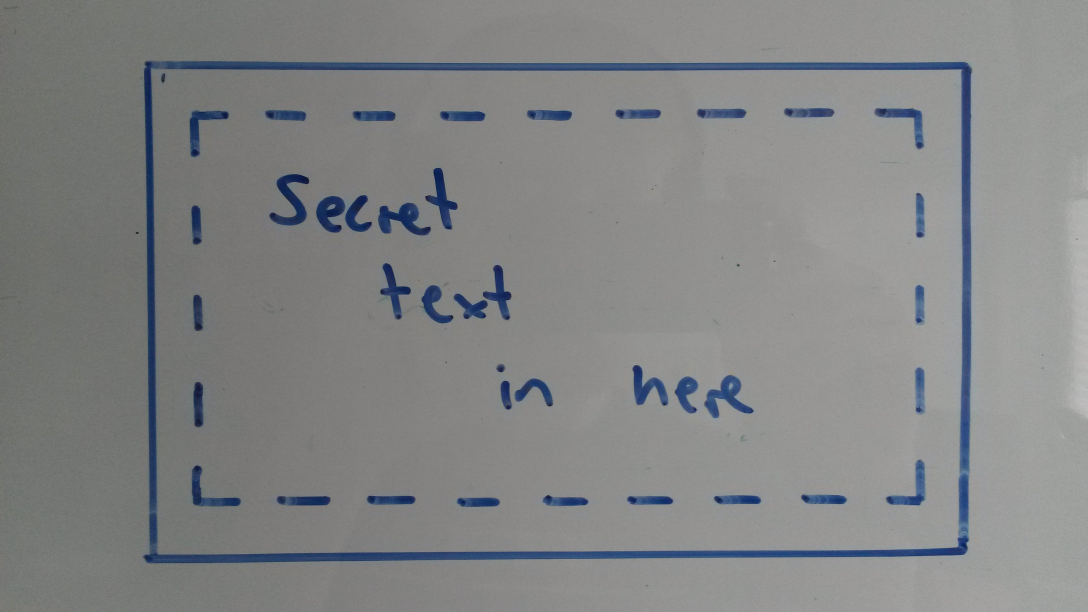
#> input picture img/samples/sample0.jpg, 3264 x 1836 px, found by its file name (shown at 1/3 size)
$ jupyter execute main_secret_whiteboard.ipynb
#> lines starting #> are read from the running program, lines starting #| are printed output that depends on the picture; after the words box and inside, x2 and y2 are one past the last pixel; in counts of white or black regions, pixels touching at a corner belong together
# Secret Whiteboard

## Team Members

Fenno Boomgaarden (Fach-Bachelor Informatik)

Hauke Redemann (Fach-Bachelor Informatik)

Keno Rott (Fach-Bachelor Informatik)

# Use cases

## Privacy in real-life video streaming

- In common screen-capturing softwares like OBS it is possible to select which windows with non-sensitive information are captured.
- Streaming in real-life **has no mechanisms** like that.
- The only option to protect the personal information of the streamer and/or others is **image processing**.
- **Hide sensitive information** while streaming on platforms like YouTube and Twitch.

For example a streamer shows his/her appartment to his/her viewers and (s)he has some sensitive information on the kitchen fridge (s)he wants to hide.

## Lecture recording software

- Some universities use **automated systems** for lecture recording.
- Lectures may contain **sensistive data** that should not be public:
  - Access credentials to private webservers
  - Copyrighted information
  - Solutions for exam exercises (so they can be used again in the future)
- Provide a way to hide sensitive information **without manually editing** the video.

# Project Milestones

## 0. Project Setup

### Install dependencies

[cell 1]
#!pip install opencv-python==4.1.1.26

### Imports

[cell 2]
import cv2 as cv
import numpy as np
from matplotlib import pyplot as plt
from skimage import io
import math

### Helper functions

[cell 3]
def create_frame(path):
    return Frame(io.imread(path))
#> in __init__, data is the input picture: shape (1836, 3264, 3); mean R, G, B 130.9, 132.5, 133
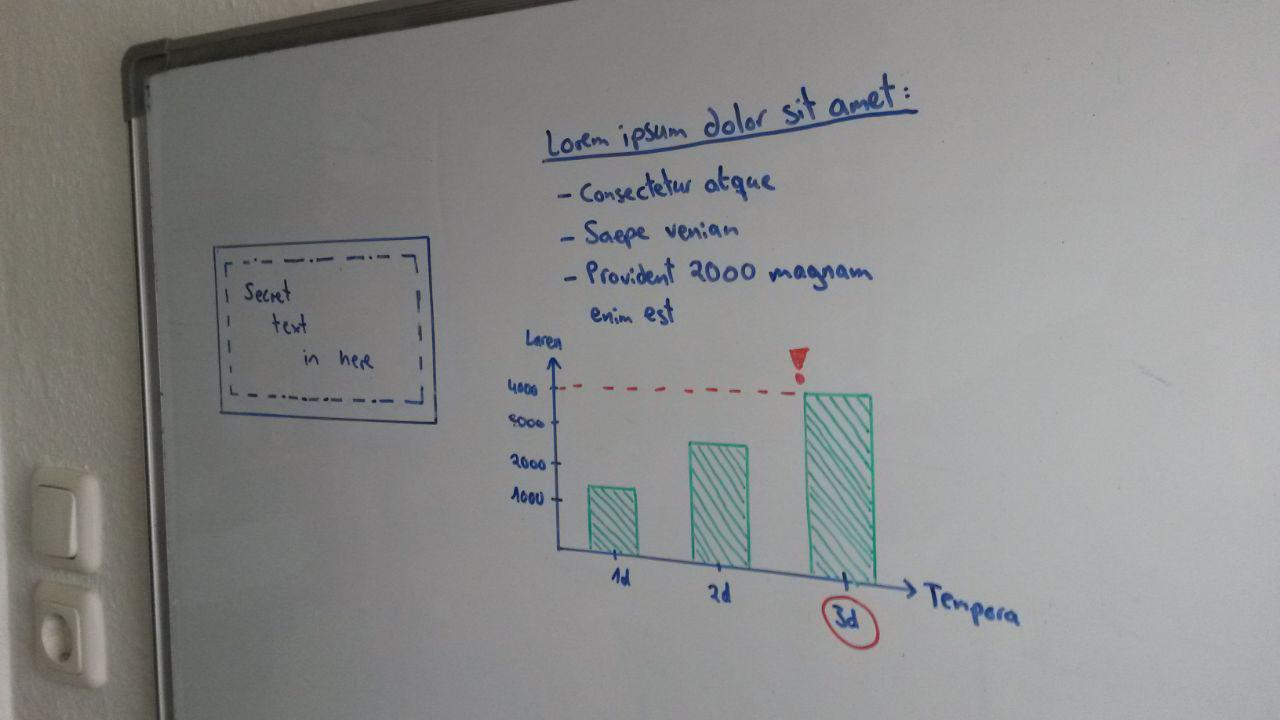
#> input picture img/samples/sample5.jpg, 1280 x 720 px, found by its file name
#> in __init__, data is the input picture: shape (720, 1280, 3); mean R, G, B 137.5, 138.2, 137.6

def plot_image_data(images, data_attribute="data"):
#> called with data_attribute = 'data'
    cols = 2
    rows = math.ceil(len(images) / cols)
    plt.figure(figsize=(20, 5 * rows))
    for i, image in enumerate(images):
        plt.subplot(rows, cols, i + 1)
        plt.imshow(getattr(image, data_attribute), cmap="gray")
    plt.tight_layout()
    plt.show()

def apply_threshold(data):
    out = cv.GaussianBlur(data, (5, 5), 0)
    out = cv.adaptiveThreshold(out, 255, cv.ADAPTIVE_THRESH_GAUSSIAN_C, cv.THRESH_BINARY_INV, 201, 8)
    return out

def find_contours_filtered(data):
    contours, hierarchy = cv.findContours(data, cv.RETR_TREE, cv.CHAIN_APPROX_SIMPLE)

    for i, element in reversed(list(enumerate(hierarchy[0]))):
        if element[2] < 0:
            del contours[i]

    return contours

def detect_rectangles(contours):
    rectangles = []
    for contour in contours:
        approx = cv.approxPolyDP(contour, cv.arcLength(contour, True) * 0.02, True)
        if len(approx) == 4 and cv.isContourConvex(approx):
            rectangles.append(approx)
    return rectangles

# based on https://www.pyimagesearch.com/2014/08/25/4-point-opencv-getperspective-transform-example/
def order_points(points):
    pts = np.float32(points)
    r = np.zeros((4, 2), dtype = "float32")

    s = pts.sum(axis = 1)
    r[0] = pts[np.argmin(s)]
    r[2] = pts[np.argmax(s)]

    diff = np.diff(pts, axis = 1)
    r[1] = pts[np.argmin(diff)]
    r[3] = pts[np.argmax(diff)]

    return r

def create_transformed_sub_image(data, rect):
    rows, cols = data.shape

    dst = []

    pts1 = order_points([rect[0][0],rect[1][0],rect[2][0],rect[3][0]])
    pts2 = np.float32([[0, 0], [cols, 0], [cols, rows], [0, rows]])
    if data[int(pts1[0][1]-2)][int(pts1[0][0]-2)] != 0:
        m = cv.getPerspectiveTransform(pts1, pts2)
        dst = cv.warpPerspective(data, m, (cols, rows))

    return dst

def extract_slices(data, margin, sub_margin):
    v_length = len(data)
    h_length = len(data[0])
    left = data[0:v_length, 0:int(v_length * margin)]
    left = np.transpose(left)
    top = data[0:int(h_length * margin), 0:h_length]
    right = data[0:v_length, h_length-int(v_length * margin):h_length]
    right = np.transpose(right)
    bottom = data[v_length-int(h_length * margin):v_length, 0:h_length]

    slices = [left, top, right, bottom]
    for i, s in enumerate(slices):
        slice_length = len(s)
        slices[i] = s[int(slice_length * sub_margin):slice_length-int(slice_length * sub_margin)][:]

    return slices

def create_line_data(data):
    line_data = np.zeros(len(data[0]))
    data = np.array(data)

    contours, hierarchy = cv.findContours(data, cv.RETR_EXTERNAL, cv.CHAIN_APPROX_SIMPLE)
    for i, cnt in enumerate(contours):
        leftmost = tuple(cnt[cnt[:, :, 0].argmin()][0])[0]
        rightmost = tuple(cnt[cnt[:, :, 0].argmax()][0])[0]
        length = rightmost - leftmost
        line_data[leftmost:rightmost] = np.ones(length)

    return line_data

def check_line_dashed(line_data, max_dash_length_pct):
    last_pixel = 0
    distance = 0
    result = True
    for pixel in line_data:
        distance += 1
        if pixel != last_pixel:
            if distance > len(line_data) * max_dash_length_pct:
                result = False
                break
            distance = 0
            last_pixel = pixel

    return result

def blur_rectangle(image, rect):
    rows, cols, layers = image.shape

    dst = []

    pts1 = order_points([rect[0][0],rect[1][0],rect[2][0],rect[3][0]])
    pts2 = np.float32([[0, 0], [cols, 0], [cols, rows], [0, rows]])
    m = cv.getPerspectiveTransform(pts1, pts2)
    dst = cv.warpPerspective(image, m, (cols, rows))

    dst = dst * 0 #cv.GaussianBlur(dst, (15, 15), 100)

    return cv.warpPerspective(dst, m, (cols, rows), image, cv.WARP_INVERSE_MAP, cv.BORDER_TRANSPARENT)

class Image:
    def __init__(self, data):
        self.data = data

class Frame(Image):
    def __init__(self, data):
        super().__init__(cv.cvtColor(data, cv.COLOR_BGR2GRAY))
        self.original_data = data
        self.contours = None
        self.rectangles = None
        self.sub_images = []

class SubImage(Image):
    def __init__(self, data, rectangle):
        super().__init__(data)
        self.rectangle = rectangle
        self.slices = []

class Slice(Image):
    def __init__(self, data):
        super().__init__(data)
        self.line_data = None

### Read images

[cell 4]
paths = [
    "https://raw.githubusercontent.com/uol-mediaprocessing/group-projects-secret-whiteboard/master/img/samples/sample0.jpg",
    "https://raw.githubusercontent.com/uol-mediaprocessing/group-projects-secret-whiteboard/master/img/samples/sample5.jpg"
]

frames = [create_frame(path) for path in paths]

plot_image_data(frames)

## 1. Preprocessing
Differentiate the drawing from the whiteboard background and filter out light reflections.
- Gaussian Blur (https://docs.opencv.org/master/d4/d13/tutorial_py_filtering.html)
- Adaptive Thresholding (https://docs.opencv.org/master/d7/d4d/tutorial_py_thresholding.html)
- Erosion/Dilatation (https://docs.opencv.org/master/d9/d61/tutorial_py_morphological_ops.html)
- Canny Edge Detection

[cell 5]
for frame in frames:
    frame.data = apply_threshold(frame.data)
#> this loop made 2 passes
#> pass 1, in apply_threshold, `out = cv.adaptiveThreshold(out, 255, cv.ADAPTIVE_THRESH_GAUSSIAN_C, cv..`:
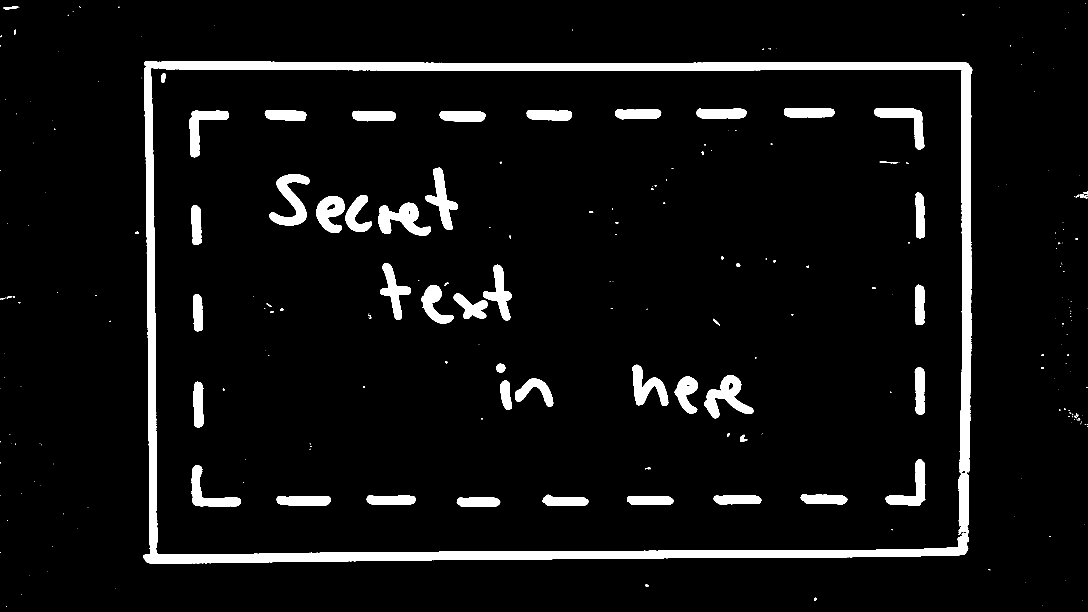
#> out: shape (1836, 3264) (shown at 1/3 size); 6.1% white; 261 white regions (179 under 20 px), largest, box (x1, y1, x2, y2) and area: (429, 183, 2917, 1690) 187554, (807, 522, 929, 677) 7992, (1135, 608, 1293, 707) 7927

plot_image_data(frames)

## 2. Contour detection and approximation
Detect all contours in the thresholded image and approximate contours with less vertices.
- Contour detection (https://docs.opencv.org/master/d4/d73/tutorial_py_contours_begin.html)
- Contour approximation (https://docs.opencv.org/master/dd/d49/tutorial_py_contour_features.html)

[cell 6]
for frame in frames:
    frame.contours = find_contours_filtered(frame.data)

display_images = [cv.drawContours(frame.original_data.copy(), frame.contours, -1, (255, 0, 0), 5) for frame in frames]
#> display_images = 2 items
plot_image_data(display_images)
#> call 3 of plot_image_data, with data_attribute = 'data'
#> in plot_image_data (call 3), `rows = math.ceil(len(images) / cols)`: rows = 1
#> the loop in plot_image_data (call 3), `for i, image in enumerate(images):` made 2 passes
#> in plot_image_data (call 3), `plt.show()`:
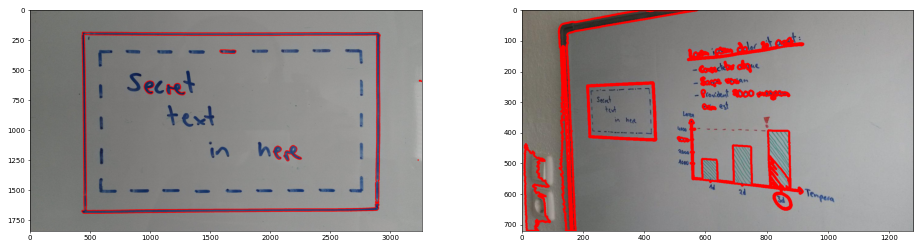
#> figure drawn by matplotlib, 2 panels

## 3. Shape recognition
Detect rectangles based on the number of boundary points of the approximated contour, contour properties and all angles.

- Number of boundary points = 4?
- How rectangular is the shape?

  $Extent = \frac{Object Area}{Bounding Rectangle Area}$

- Angles = 90°?

[cell 7]
for frame in frames:
    frame.rectangles = detect_rectangles(frame.contours)

display_images = [cv.drawContours(frame.original_data.copy(), frame.rectangles, -1, (0, 255, 0), 5) for frame in frames]
plot_image_data(display_images)

## 4. Pattern detection
Find dashed lines inside the rectangles to determine if the corresponding area should be blackened.

### Create transformed sub-images

[cell 8]
for frame in frames:
    for rectangle in frame.rectangles:
        data = create_transformed_sub_image(frame.data, rectangle)
        if len(data) > 0:
            frame.sub_images.append(SubImage(data, rectangle))
    plot_image_data(frame.sub_images)
#> after the loop, frame.sub_images = 1 item

### Image Extraction
Extract all margin areas (left, right, bottom, top) as separate images.

[cell 9]
for frame in frames:
    for sub_image in frame.sub_images:
        sub_image.slices = [Slice(data) for data in extract_slices(sub_image.data, 1/7, 1/9)]
        plot_image_data(sub_image.slices)
#> this loop made 2 passes
#> pass 1, in plot_image_data (call 7), `plt.show()`:
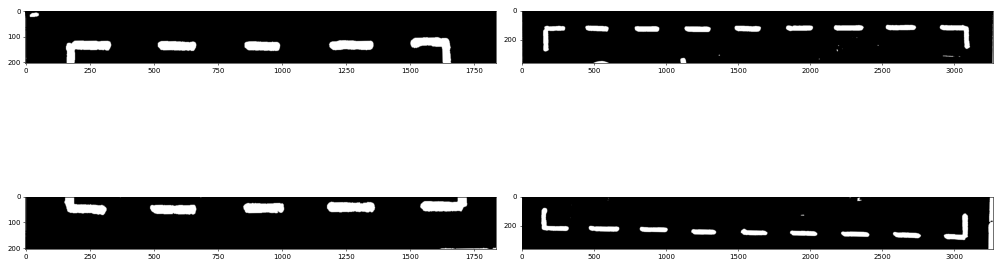
#> figure drawn by matplotlib, 4 panels

### Detect dashed lines
- Create a 1-dimensional array with the same width as the current area.
- Initialize the array with zeroes.
- Detect contours of line segments.
- Get leftmost and rightmost pixel of the outline.
- Set all corresponding x values in the array to 255 (interval $[leftmost,rightmost]$).

[cell 10]
for frame in frames:
    for sub_image in frame.sub_images:
        for sli in sub_image.slices:
            sli.line_data = create_line_data(sli.data)
#> this loop made 2 passes
#> pass 1, in create_line_data (call 4), `data = np.array(data)`:
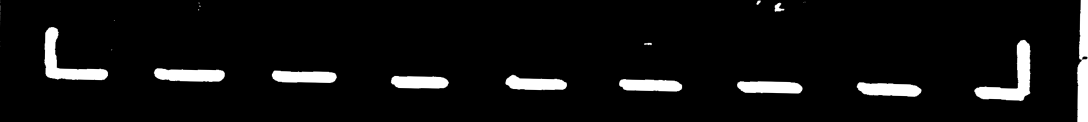
#> data: shape (364, 3264) (shown at 1/3 size); min 0, max 255, mean 15.9
#> after the loop:
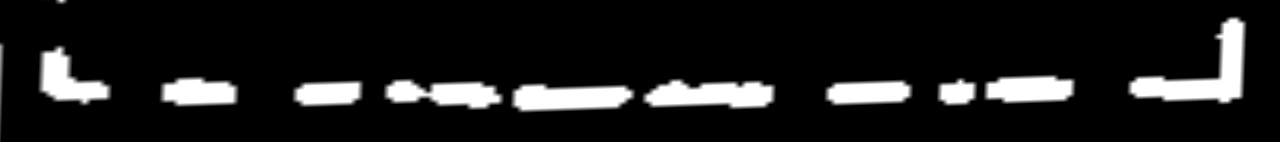
#> sli.data: shape (142, 1280); min 0, max 255, mean 28.3

[cell 11]
for frame in frames:
    for sub_image in frame.sub_images:
        sub_image.valid = np.all([check_line_dashed(sli.line_data, 1/6) for sli in sub_image.slices])
#> this loop made 2 passes

## 5. Image Manipulation
Draw and fill out a rectangular shape (bounding rectangle of outer contour) for every detected pattern.

[cell 12]
for frame in frames:
    for sub_image in frame.sub_images:
        print(sub_image.valid)
        if sub_image.valid:
            frame.original_data = blur_rectangle(frame.original_data, sub_image.rectangle)

    plot_image_data([frame], data_attribute="original_data")
#> this loop made 2 passes
#| True
#| True
#> pass 1, in plot_image_data (call 9), `plt.show()`:
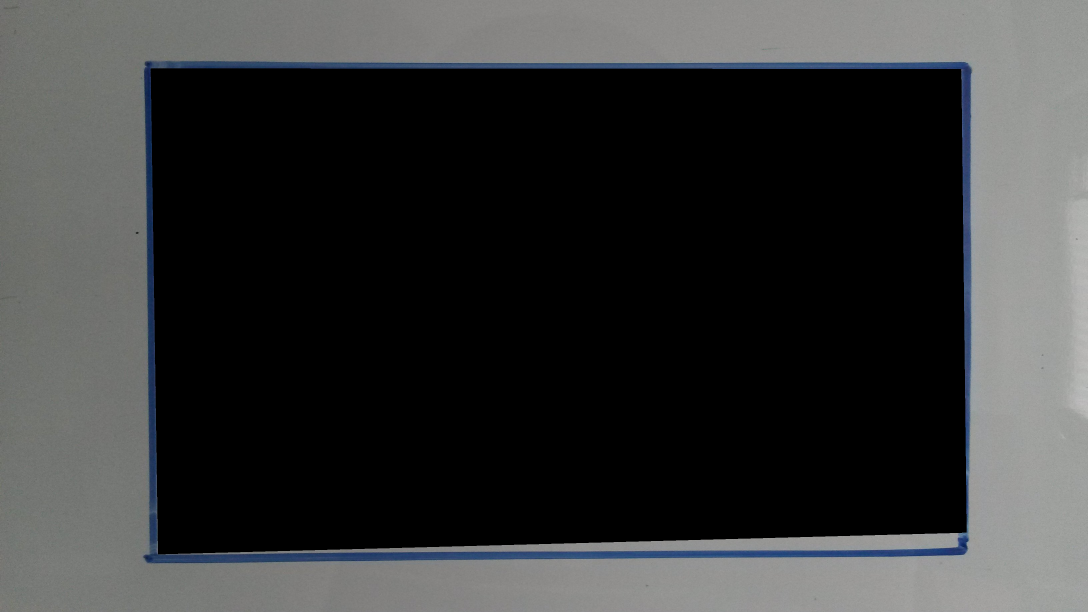
#> shown: shape (1836, 3264, 3) (shown at 1/3 size); mean R, G, B 54.7, 55.8, 55.9
#> pass 2, in plot_image_data (call 10), `plt.show()`:
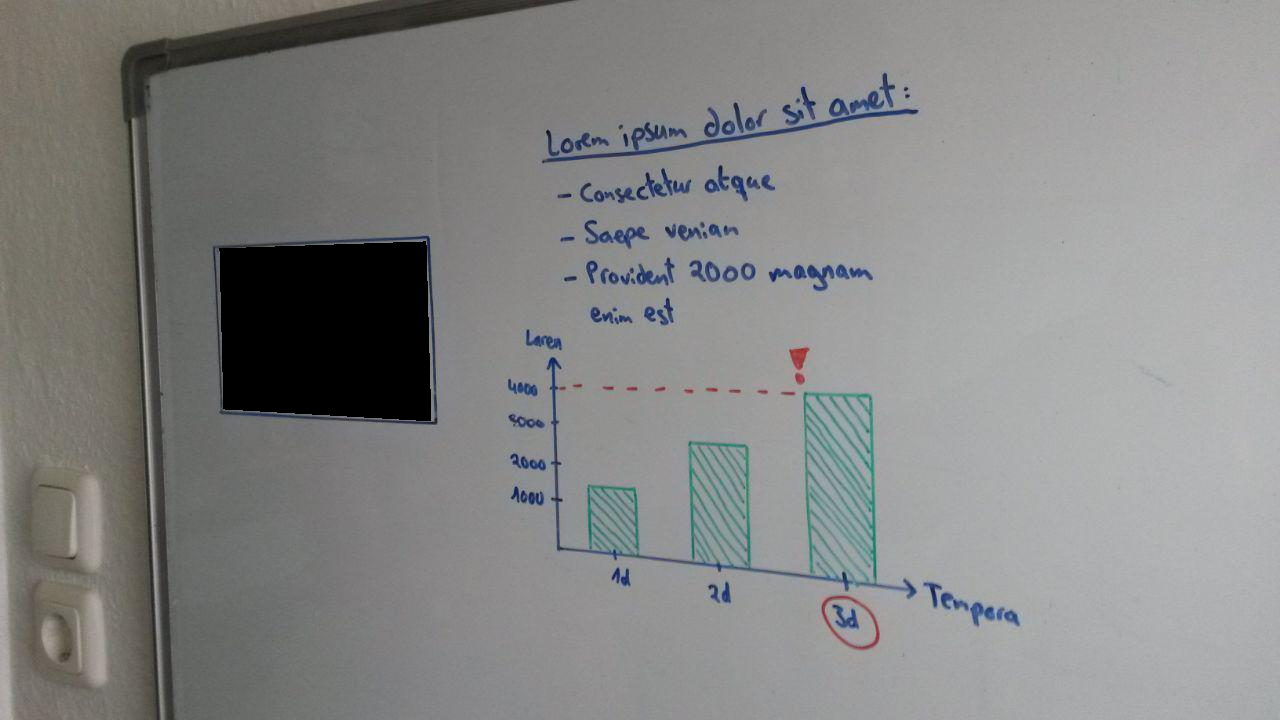
#> shown: shape (720, 1280, 3); mean R, G, B 133.3, 133.9, 133.2
